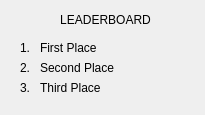
<?xml version="1.0" encoding="UTF-8"?>
<ui version="4.0">
 <class>Leaderboard</class>
 <widget class="QWidget" name="Leaderboard">
  <property name="geometry">
   <rect>
    <x>0</x>
    <y>0</y>
    <width>205</width>
    <height>115</height>
   </rect>
  </property>
  <property name="minimumSize">
   <size>
    <width>205</width>
    <height>115</height>
   </size>
  </property>
  <property name="maximumSize">
   <size>
    <width>205</width>
    <height>115</height>
   </size>
  </property>
  <property name="windowTitle">
   <string>Leaderboard</string>
  </property>
  <widget class="QLabel" name="secondPlaceWinner">
   <property name="geometry">
    <rect>
     <x>40</x>
     <y>60</y>
     <width>161</width>
     <height>16</height>
    </rect>
   </property>
   <property name="text">
    <string>Second Place</string>
   </property>
  </widget>
  <widget class="QLabel" name="firstPlaceLabel">
   <property name="geometry">
    <rect>
     <x>20</x>
     <y>40</y>
     <width>21</width>
     <height>16</height>
    </rect>
   </property>
   <property name="text">
    <string>1.</string>
   </property>
  </widget>
  <widget class="QLabel" name="secondPlaceLabel">
   <property name="geometry">
    <rect>
     <x>20</x>
     <y>60</y>
     <width>21</width>
     <height>16</height>
    </rect>
   </property>
   <property name="text">
    <string>2.</string>
   </property>
  </widget>
  <widget class="QLabel" name="firstPlaceWinner">
   <property name="geometry">
    <rect>
     <x>40</x>
     <y>40</y>
     <width>161</width>
     <height>16</height>
    </rect>
   </property>
   <property name="text">
    <string>First Place</string>
   </property>
  </widget>
  <widget class="QLabel" name="thirdPlaceLabel">
   <property name="geometry">
    <rect>
     <x>20</x>
     <y>80</y>
     <width>21</width>
     <height>16</height>
    </rect>
   </property>
   <property name="text">
    <string>3.</string>
   </property>
  </widget>
  <widget class="QLabel" name="thirdPlaceWinner">
   <property name="geometry">
    <rect>
     <x>40</x>
     <y>80</y>
     <width>161</width>
     <height>16</height>
    </rect>
   </property>
   <property name="text">
    <string>Third Place</string>
   </property>
  </widget>
  <widget class="QLabel" name="leaderboardLabel">
   <property name="geometry">
    <rect>
     <x>50</x>
     <y>10</y>
     <width>111</width>
     <height>20</height>
    </rect>
   </property>
   <property name="text">
    <string>LEADERBOARD</string>
   </property>
   <property name="alignment">
    <set>Qt::AlignCenter</set>
   </property>
  </widget>
 </widget>
 <resources/>
 <connections/>
</ui>
